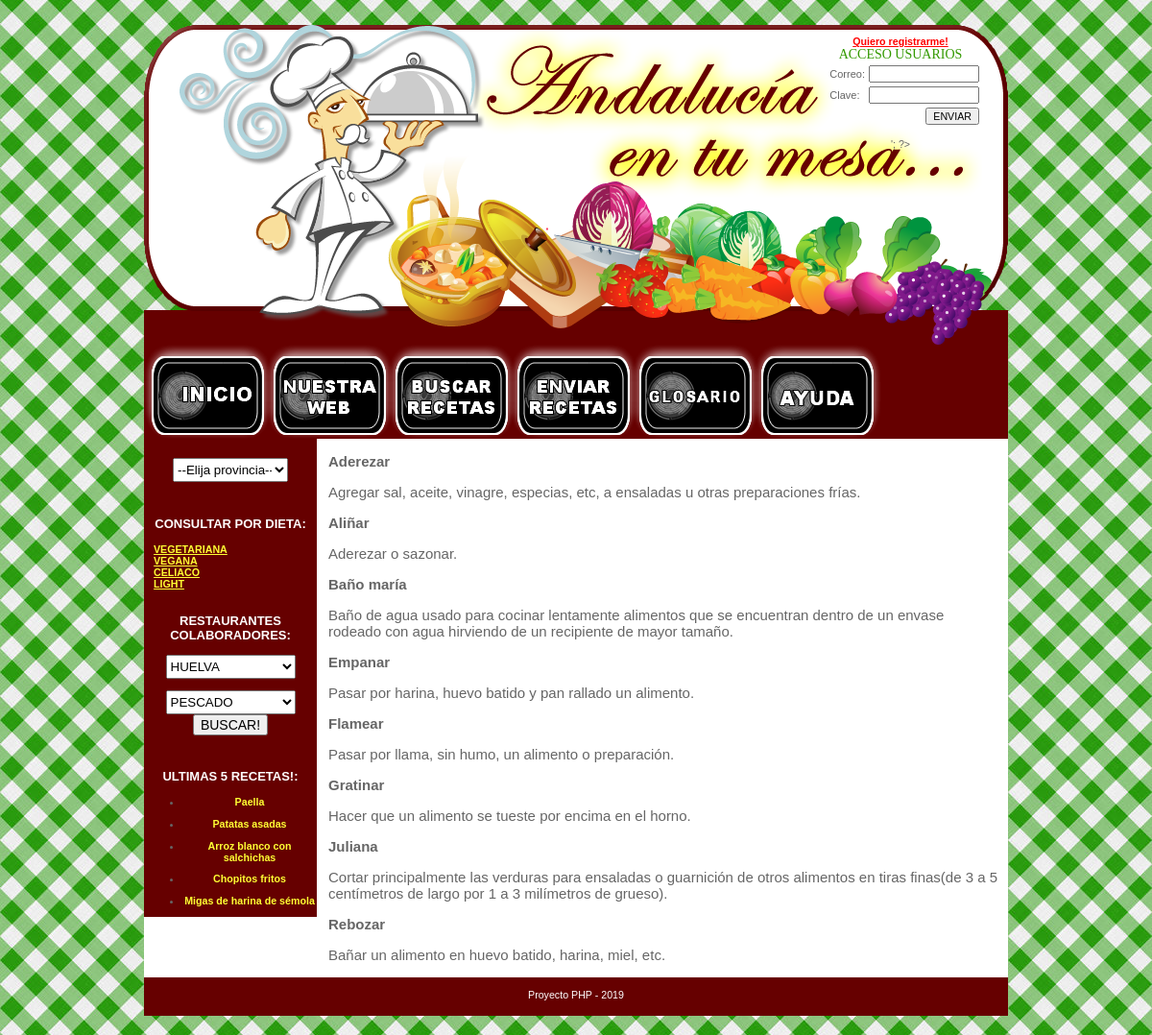
/glosario.php, run on the app's committed database.
### tables this page shows
CREATE TABLE `receta` (
  `id_receta` int(10) UNSIGNED NOT NULL,
  `titulo` varchar(45) NOT NULL,
  `duracion` int(10) UNSIGNED DEFAULT NULL,
  `dificultad` varchar(45) NOT NULL,
  `preparacion` text NOT NULL,
  `horno` tinyint(1) DEFAULT NULL,
  `batidora` tinyint(1) DEFAULT NULL,
  `microondas` tinyint(1) DEFAULT NULL,
  `thermomix` tinyint(1) DEFAULT NULL,
  `celiacos` tinyint(1) DEFAULT NULL,
  `light` tinyint(1) DEFAULT NULL,
  `vegetariana` tinyint(1) DEFAULT NULL,
  `vegana` tinyint(1) DEFAULT NULL,
  `validada` tinyint(1) NOT NULL DEFAULT 0,
  `fecha` date NOT NULL,
  `comensales` int(10) UNSIGNED NOT NULL,
  `observaciones` text DEFAULT NULL,
  `numusuario_id_usuario` int(10) UNSIGNED DEFAULT NULL
);

CREATE TABLE `glosario` (
  `expresion` varchar(50) NOT NULL,
  `definicion` text NOT NULL
);

### glosario.php (the view)
<?php
include_once("cabecera.php");
include_once("menu.php");
include_once("col_izq.php");
echo "<div id='estiloglosario'>";
try{
    $db = new PDO('mysql:host=localhost;dbname=bd_recetas', 'root', 'root');
    $db->setAttribute(PDO::ATTR_ERRMODE,PDO::ERRMODE_EXCEPTION);
    $query = "SELECT * FROM glosario";
    $st = $db->prepare($query);
    $st->execute();
    $glosary = $st->fetchAll(PDO::FETCH_ASSOC);
    if(count($glosary) > 0){
        foreach($glosary as $expression): ?>
        <div>
            <p><b><?php echo $expression["expresion"]; ?></b></p>
            <p><?php echo $expression["definicion"]; ?></p>
        </div>
        <?php endforeach;
    }
} catch (PDOException $e) {
    echo '¡Error!: ',$e->getMessage(),'<br />';
    die();
} catch (Throwable $e) {
    echo '¡Error!: ',$e->getMessage(),'<br />';
    die();
}
include_once("pie.php");
?>

### cabecera.php (shortened to what this page needs)
<link rel="stylesheet" type="text/css" href="css/estilos.css" />
<div id="cabecera">
	<div id="login">
				<span><a href="registroUsuarioMejorado2.php">Quiero registrarme!</a></span><p>ACCESO USUARIOS</p>
				<form id="acceso" action="dologin.php" method="post">
				<div align="right">
				<table width="20px"><tbody>
				<tr>
					<td><span>Correo:</span></td>
					<td><input type="text" name="correo" size="15"/></td>
				</tr>
				<tr>
					<td><span>Clave:</span></td>
					<td><input type="password" name="clave" size="15"/>
					</td>
				</tr>
				<tr>
					<td colspan="2" align="right"><input type="submit" value="ENVIAR"/></td>
				</tr>
				</tbody></table></div>
				</form>';
		?>
</div></div>
<div id="contenedor">

### menu.php (shortened to what this page needs)
<div id="menu">
	<div style="float:left;width:125px;height: 92px;margin-right:2px;"><a id="enlace" href="index.php"><div class="fadehover">
	<img src="imagenes/01iniciobn.png" alt="" class="a"/><img src="imagenes/01inicio.png" alt="" class="b"/>
	</div></a></div>
	<div style="float:left;width:125px;height: 92px;margin-right:2px;"><a id="enlace" href="nuestraweb.php"><div class="fadehover">
	<img src="imagenes/02nuestrawebbn.png" alt="" class="a" />	<img src="imagenes/02nuestraweb.png" alt="" class="b" /></div></a></div>
	<div style="float:left;width:125px;height: 92px;margin-right:2px;"><a id="enlace" href="mostrarBDrecetas.php"><div class="fadehover"><img src="imagenes/03buscarrecetasbn.png" alt="" class="a"/><img src="imagenes/03buscarrecetas.png" alt="" class="b"/></div></a></div>
	<div style="float:left;width:125px;height: 92px;margin-right:2px;"><a id="enlace" href="enviar_receta.php"><div class="fadehover"><img src="imagenes/04enviarrecetasbn.png" alt="" class="a"/><img src="imagenes/04enviarrecetas.png" alt="" class="b"/></div></a></div>
	<div style="float:left;width:125px;height: 92px;margin-right:2px;"><a id="enlace" href="glosario.php"><div class="fadehover"><img src="imagenes/05glosariobn.png" alt="" class="a"/><img src="imagenes/05glosario.png" alt="" class="b"/></div></a></div>
	<div style="float:left;width:125px;height: 92px;margin-right:2px;"><a id="enlace" href="ayuda.php"><div class="fadehover"><img src="imagenes/06ayudabn.png" alt="" class="a"/><img src="imagenes/06ayuda.png" alt="" class="b"/>
	</div></a></div>
</div>

### col_izq.php (shortened to what this page needs)
<div id="content" style="width:900px;margin-left:auto;margin-right:auto;">
	<div id="col_izq">
<form name="formProv" action="mostrarBDrecetas.php?tipo=provincia" method="post">
		<select id="selectprov" name="selectprov" onchange="this.form.submit()" style="HEIGHT: 25px; LIST-STYLE: square;  WIDTH: 120px">
		<option value="">--Elija provincia--</option>
		</select>
</form>
<br/>
<h3> CONSULTAR POR DIETA:</h3>
<ul style="list-style:none;margin-left:10px;padding:0px;text-align:left;">
	<li><a href="mostrarBDrecetas.php?tipo=vegetariana">VEGETARIANA</a><br/></li>
	<li><a href="mostrarBDrecetas.php?tipo=vegana">VEGANA</a><br/></li>
	<li><a href="mostrarBDrecetas.php?tipo=celiaco">CELIACO</a><br/></li>
	<li><a href="mostrarBDrecetas.php?tipo=light">LIGHT</a><br/><br/></li>
</ul>
<h3> RESTAURANTES COLABORADORES:</h3>
<form name="formEsp" action="mostrarBDrecetas.php?tipo=especial" method="post">
	<select id="selectprov2" name="selectprov2" style="HEIGHT: 25px; LIST-STYLE: square;  WIDTH: 135px">
	<option value="HUELVA">HUELVA</option>
	</select><br/><br/>
	<select id="selectesp" name="selectesp"  style="HEIGHT: 25px; LIST-STYLE: square;  WIDTH: 135px">
		<option value="PESCADO">PESCADO</option>
	</select>
<input name="enviar" id="enviar" type="submit" class="boton" value="BUSCAR!" style="font-size: 14px; font-family: Arial;">
</form><br/>
<h3> ULTIMAS 5 RECETAS!:</h3>
<?php
	try{
        $db = new PDO('mysql:host=localhost;dbname=bd_recetas', 'root', 'root');
		$db->setAttribute(PDO::ATTR_ERRMODE,PDO::ERRMODE_EXCEPTION);
        $query = "SELECT * FROM receta ORDER BY fecha DESC LIMIT 5";
        $st = $db->prepare($query);
        $st->execute();
        $recetas = $st->fetchAll();
    } catch (PDOException $e) {
        echo '¡Error!: ',$e->getMessage(),'<br />';
        die();
    } catch (Throwable $e) {
        echo '¡Error!: ',$e->getMessage(),'<br />';
        die();
	}
	if(isset($recetas)) :
?>
		<ul>
			<?php $counter = 1 ?>
			<?php foreach($recetas as $receta) : ?>
				<li>
					<form id="<?php echo 'formRecipe' . $counter; ?>" action="mostrarBDrecetas.php?tipo=receta" method="POST">
						<a style="cursor:hand;" onClick="document.getElementById(<?php echo "'" . "formRecipe" . $counter . "'"; ?>).submit();"><?php echo $receta['titulo']; ?></a>
					</form>
				</li>
				<?php $counter++; ?>
			<?php endforeach; ?>
		</ul>
<?php	endif; ?>
</div>

### pie.php
</div>
<div id="pie" style="background-color:#600;color:#000;margin-right:auto;margin-left:auto;width:900px;text-align:center;color:#fff;height: 30px;"><br/>Proyecto PHP - 2019<br/></div>

### css/estilos.css (style rules this page uses)
#cabecera { height : 339px;width: 900px;margin-left:auto;margin-right:auto;background-image: url('../imagenes/banner.png'); }
#login { width: 170px;height: 90px;position: relative;top: 17px;left: 703px; }
#login p { color: #390;font-family: Arial black;font-size: 14px;margin: 0px; }
#login a { color:red; }
#menu { background-color:#660000;width:900px;height:98px; }
div.fadehover { position: relative; }
img.a { position: absolute; left: 0; top: 0; z-index: 10; }
#estiloglosario, #enviarReceta, #mensajeBienvenida, #estiloRecetas, #nuestraweb,#estiloayuda,#estilonuevouser { width: 718px;float: right;background-color:#fff;text-align: left; }
p { margin-left: 10px;margin-right: 10px;font-size:15px; }
#estiloglosario p,#enviarReceta p,#mensajeBienvenida p, #estiloRecetas p, #nuestraweb p,#estiloayuda p { margin-left: 10px;margin-right: 10px; }
#pie { clear : both; color : #cccccc; text-align : right; margin : 10px 10px 0px 10px; padding-bottom:10px; }
#acceso span { font-size:11px; }
A, A:ACTIVE, A:FOCUS, A:LINK, A:VISITED { color : #FFFF33;font-weight: bold; }
INPUT { font-size : 8pt; }
H3 { color: #fff;font-size:13px;text-align:center; }
#contenedor { text-align: center; width: 900px; margin: auto; background-color : #fff; }
#col_izq { width:180px;float:left;padding-top: 20px;background-color: #600; }

### data on the page
receta: titulo "Paella"
receta: titulo "Patatas asadas"
receta: titulo "Arroz blanco con salchichas"
receta: titulo "Chopitos fritos"
receta: titulo "Migas de harina de sémola"
glosario: expresion "Aderezar", definicion "Agregar sal, aceite, vinagre, especias, etc, a ensaladas u otras preparaciones frías."
glosario: expresion "Aliñar", definicion "Aderezar o sazonar."
glosario: expresion "Baño maría", definicion "Baño de agua usado para cocinar lentamente alimentos que se encuentran dentro de un envase rodeado con agua hirviendo de un recipiente de mayor tamaño."
glosario: expresion "Empanar", definicion "Pasar por harina, huevo batido y pan rallado un alimento."
glosario: expresion "Flamear", definicion "Pasar por llama, sin humo, un alimento o preparación."
glosario: expresion "Gratinar", definicion "Hacer que un alimento se tueste por encima en el horno."
glosario: expresion "Juliana", definicion "Cortar principalmente las verduras para ensaladas o guarnición de otros alimentos en tiras finas(de 3 a 5 centímetros de largo por 1 a 3 milímetros de grueso)."
glosario: expresion "Rebozar", definicion "Bañar un alimento en huevo batido, harina, miel, etc."
